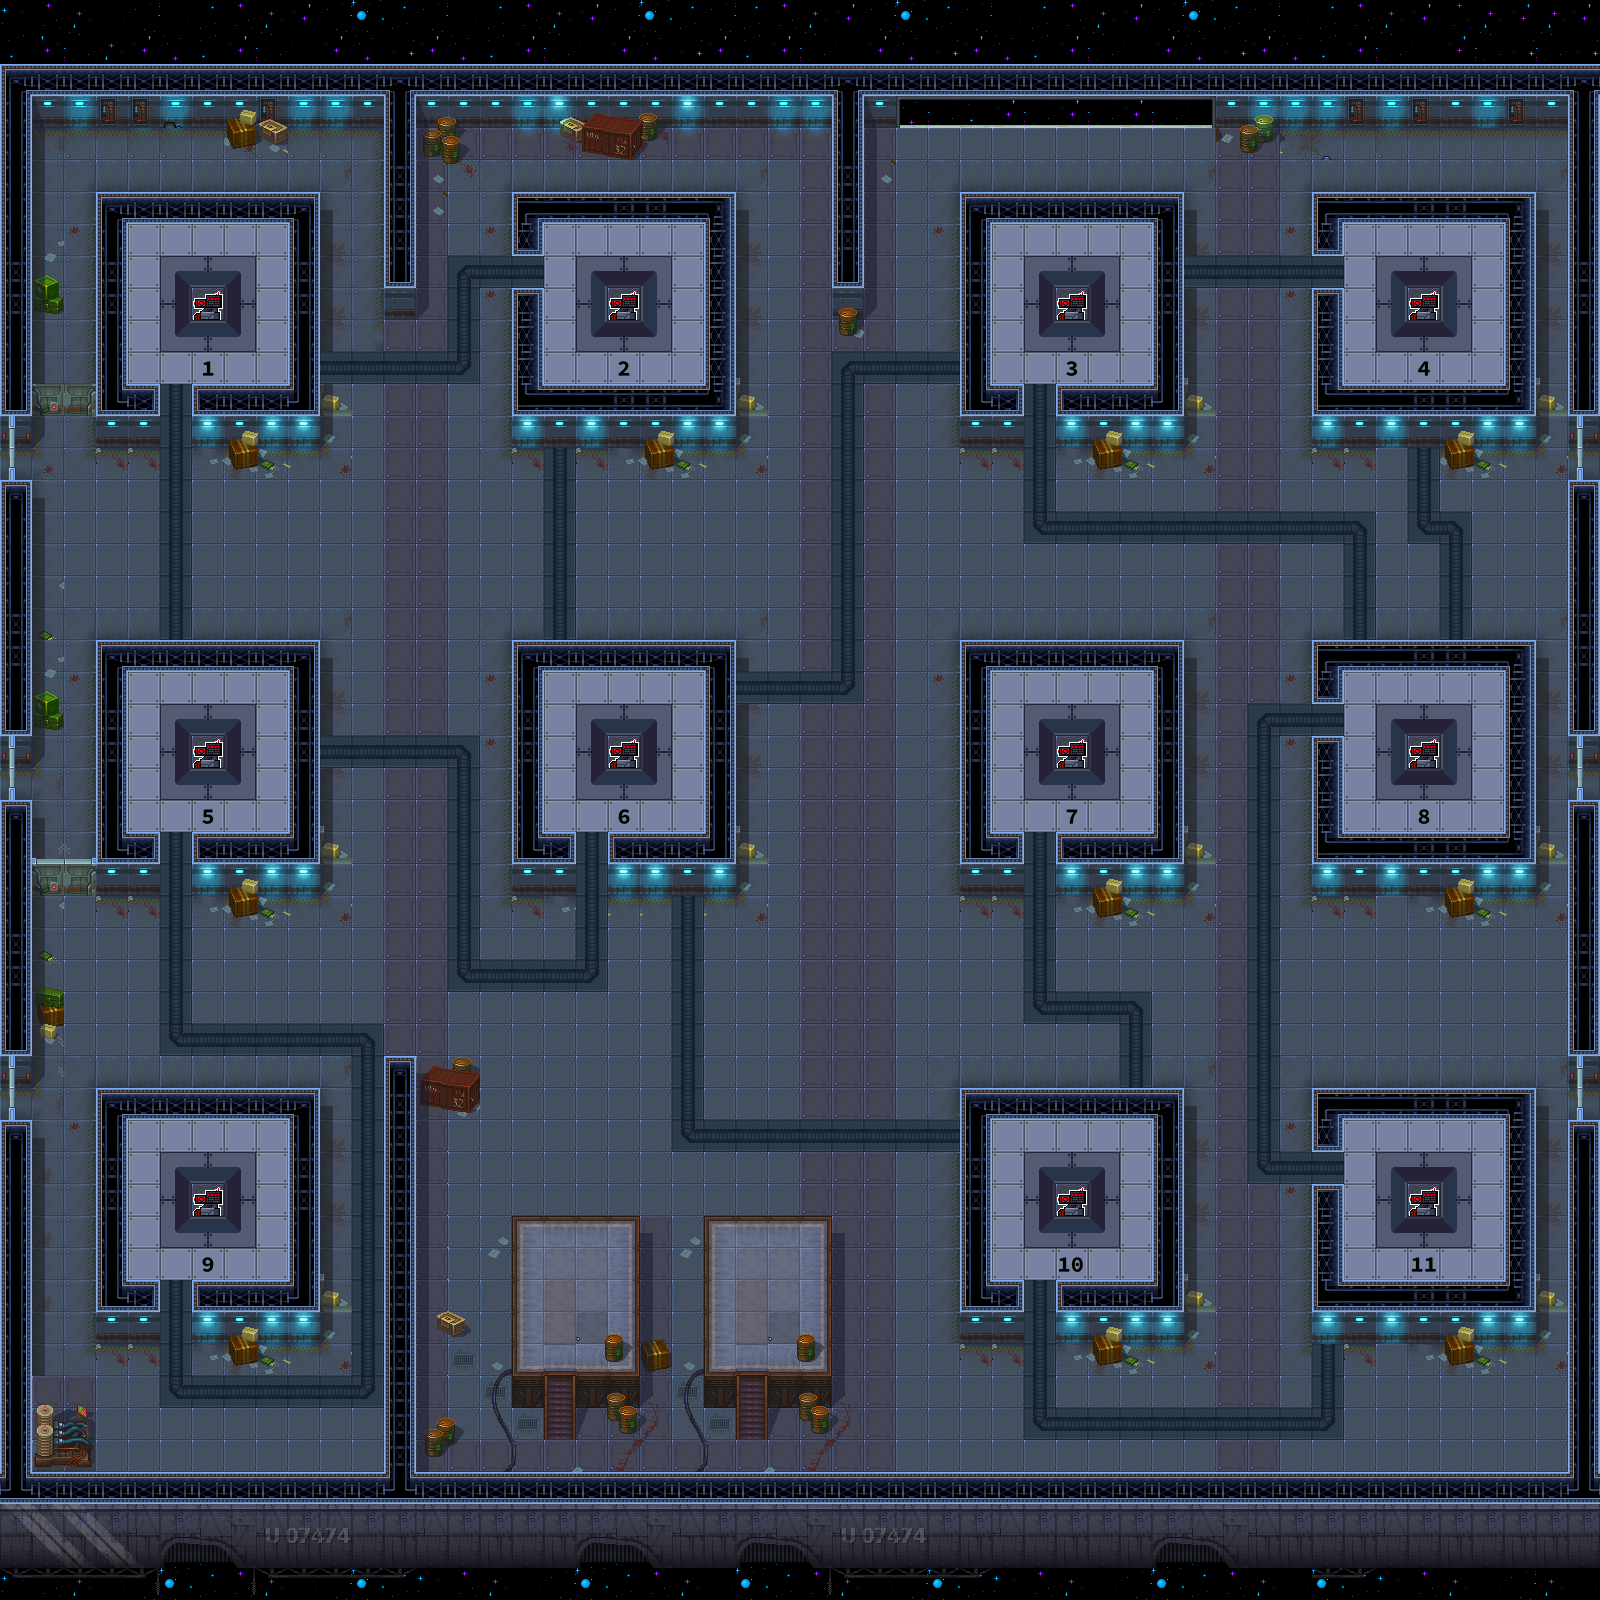

A 2D game scene composited from a Tiled map and its tileset images. What follows is a short description and the map's XML, with each tile layer's data collapsed to a summary:
An orthogonal 50x50 tile map with 32x32 px tiles, 16 tile layers (Tile Layer 1, computer, Layer2, Edge48, ...), 4 tilesets and 2 objects.

<map version="1.10" tiledversion="1.10.2" orientation="orthogonal" renderorder="right-down" width="50" height="50" tilewidth="32" tileheight="32" infinite="0" nextlayerid="19" nextobjectid="3">
 <editorsettings>
  <export target="computerMap.json" format="json" />
 </editorsettings>
 <tileset firstgid="1" name="Space station._32_2" tilewidth="32" tileheight="32" tilecount="1428" columns="42">
  <image source="Space station._32_2.png" width="1344" height="1088" />
  <tile id="168">
   <objectgroup draworder="index" id="3">
    <object id="3" x="0" y="0" width="32.1818" height="32" />
   </objectgroup>
  </tile>
  <tile id="504">
   <objectgroup draworder="index" id="2">
    <object id="1" x="0" y="0" width="31.8182" height="32.1818" />
   </objectgroup>
  </tile>
 </tileset>
 <tileset firstgid="1429" name="Tiles" tilewidth="32" tileheight="32" tilecount="51" columns="17">
  <image source="Tiles.png" width="544" height="96" />
 </tileset>
 <tileset firstgid="1480" name="level_tileset" tilewidth="32" tileheight="32" tilecount="81" columns="9">
  <image source="level_tileset.png" width="300" height="300" />
 </tileset>
 <tileset firstgid="1561" name="numbers" tilewidth="32" tileheight="32" tilecount="64" columns="8">
  <image source="numbers.png" width="256" height="256" />
 </tileset>
 <layer id="1" name="Tile Layer 1" width="50" height="50">
  <data>[2500 cells, 591 non-empty, 330 distinct tile ids]</data>
 </layer>
 <layer id="5" name="computer" width="50" height="50">
  <data>[2500 cells, 598 non-empty, 30 distinct tile ids]</data>
 </layer>
 <layer id="2" name="Layer2" width="50" height="50">
  <data>[2500 cells, 1343 non-empty, 136 distinct tile ids]</data>
 </layer>
 <layer id="18" name="Edge48" width="50" height="50">
  <data>[2500 cells, 7 non-empty, 3 distinct tile ids]</data>
 </layer>
 <layer id="6" name="Edge12" width="50" height="50">
  <data>[2500 cells, 10 non-empty, 5 distinct tile ids]</data>
 </layer>
 <layer id="7" name="Edge15" width="50" height="50">
  <data>[2500 cells, 8 non-empty, 1 distinct tile ids]</data>
 </layer>
 <layer id="8" name="Edge59" width="50" height="50">
  <data>[2500 cells, 33 non-empty, 6 distinct tile ids]</data>
 </layer>
 <layer id="9" name="Edge56" width="50" height="50">
  <data>[2500 cells, 20 non-empty, 6 distinct tile ids]</data>
 </layer>
 <layer id="10" name="Edge26" width="50" height="50">
  <data>[2500 cells, 6 non-empty, 1 distinct tile ids]</data>
 </layer>
 <layer id="11" name="Edge610" width="50" height="50">
  <data>[2500 cells, 16 non-empty, 3 distinct tile ids]</data>
 </layer>
 <layer id="12" name="Edge710" width="50" height="50">
  <data>[2500 cells, 11 non-empty, 4 distinct tile ids]</data>
 </layer>
 <layer id="13" name="Edge1011" width="50" height="50">
  <data>[2500 cells, 16 non-empty, 4 distinct tile ids]</data>
 </layer>
 <layer id="14" name="Edge811" width="50" height="50">
  <data>[2500 cells, 19 non-empty, 5 distinct tile ids]</data>
 </layer>
 <layer id="15" name="Edge36" width="50" height="50">
  <data>[2500 cells, 17 non-empty, 5 distinct tile ids]</data>
 </layer>
 <layer id="16" name="Edge38" width="50" height="50">
  <data>[2500 cells, 18 non-empty, 4 distinct tile ids]</data>
 </layer>
 <layer id="17" name="Edge34" width="50" height="50">
  <data>[2500 cells, 5 non-empty, 1 distinct tile ids]</data>
 </layer>
</map>
